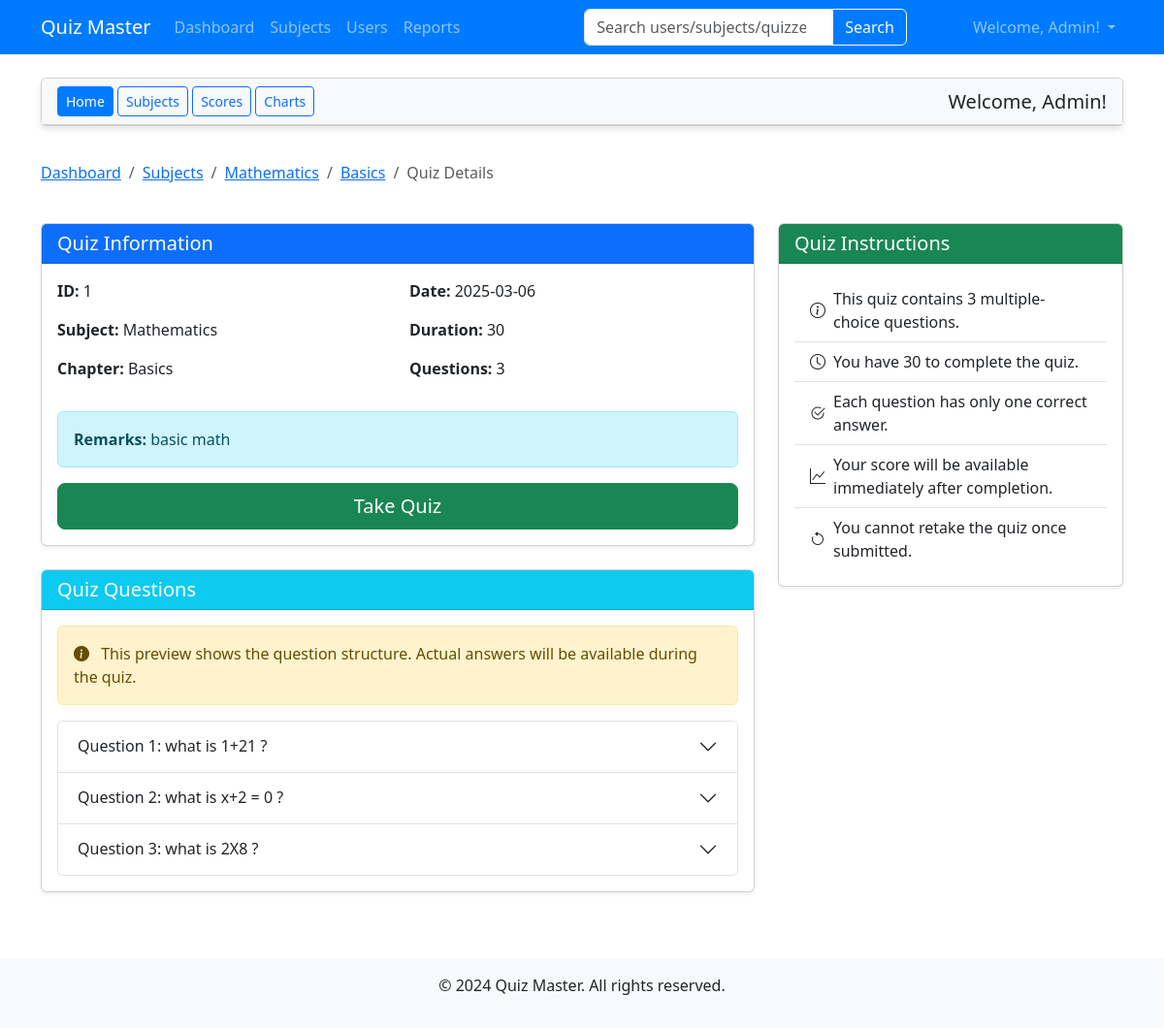
Screenshot of /user/quizzes/1/view (signed in) with the database file from the repository.
### models.py (models this page shows, shortened)
class User(db.Model,UserMixin):
    id = db.Column(db.Integer, primary_key=True)
    email = db.Column(db.String(120), unique=True, nullable=False)
    password = db.Column(db.String(200), nullable=False)
    full_name = db.Column(db.String(100), nullable=False)
    qualification = db.Column(db.String(100), nullable=True)
    dob = db.Column(db.String(20), nullable=True)
    is_admin = db.Column(db.Boolean, default=False)
    scores = db.relationship('Score', backref='user', lazy=True, cascade="all, delete-orphan")

class Subject(db.Model):
    id = db.Column(db.Integer, primary_key=True)
    name = db.Column(db.String(100), nullable=False)
    description = db.Column(db.Text, nullable=True)
    chapters = db.relationship('Chapter', backref='subject', lazy=True, cascade="all, delete-orphan")

class Chapter(db.Model):
    id = db.Column(db.Integer, primary_key=True)
    name = db.Column(db.String(100), nullable=False)
    description = db.Column(db.Text, nullable=True)
    subject_id = db.Column(db.Integer, db.ForeignKey('subject.id'), nullable=False)
    quizzes = db.relationship('Quiz', backref='chapter', lazy=True, cascade="all, delete-orphan")

class Quiz(db.Model):
    id = db.Column(db.Integer, primary_key=True)
    chapter_id = db.Column(db.Integer, db.ForeignKey('chapter.id'), nullable=False)
    date_of_quiz = db.Column(db.String(20), nullable=False)
    time_duration = db.Column(db.String(10), nullable=False)
    remarks = db.Column(db.Text, nullable=True)
    questions = db.relationship('Question', backref='quiz', lazy=True, cascade="all, delete-orphan")
    scores = db.relationship('Score', backref='quiz', lazy=True, cascade="all, delete-orphan")
    def get_status(self,user):
        for score in self.scores:
            if score.user_id == user.id:
                return "Taken"
        return "Open"

class Question(db.Model):
    id = db.Column(db.Integer, primary_key=True)
    quiz_id = db.Column(db.Integer, db.ForeignKey('quiz.id'), nullable=False)
    question_statement = db.Column(db.Text, nullable=False)
    option1 = db.Column(db.String(200), nullable=False)
    option2 = db.Column(db.String(200), nullable=False)
    option3 = db.Column(db.String(200), nullable=False)
    option4 = db.Column(db.String(200), nullable=False)
    correct_option = db.Column(db.Integer, nullable=False)  # 1, 2, 3, or 4

### routes/user.py (the view)
@user.route('/quizzes/<int:quiz_id>/view')
@login_required
def view_quiz(quiz_id):
    quiz = Quiz.query.get_or_404(quiz_id)
    chapter = quiz.chapter
    subject = chapter.subject
    questions = Question.query.filter_by(quiz_id=quiz_id).all()
    user_score = Score.query.filter_by(quiz_id=quiz_id, user_id=current_user.id).first()
    return render_template('user/view_quiz.html',
                          quiz=quiz,
                          chapter=chapter,
                          subject=subject,
                          questions=questions,
                          user_score=user_score)

### app.py (called while the page is built)
@login_manager.user_loader
def load_user(user_id):
    return User.query.get(int(user_id))

### routes/user.py (called while the page is built)
@user.before_request
def check_regular_user():
    if not current_user.is_authenticated:
        return redirect(url_for('auth.login'))

### templates/user/view_quiz.html (shortened to what this page needs)
{% extends 'base.html' %}
{% block content %}
<div class="row mb-3">
    <div class="col-12">
        <div class="card">
            <div class="card-header bg-light d-flex justify-content-between align-items-center">
                <div>
                    <a href="{{ url_for('user.dashboard') }}" class="btn btn-sm btn-primary">Home</a>
                    <a href="{{ url_for('user.subjects') }}" class="btn btn-sm btn-outline-primary">Subjects</a>
                    <a href="{{ url_for('user.view_scores') }}" class="btn btn-sm btn-outline-primary">Scores</a>
                    <a href="{{ url_for('user.charts') }}" class="btn btn-sm btn-outline-primary">Charts</a>
                </div>
                <h5 class="mb-0">Welcome, {{ current_user.full_name }}!</h5>
            </div>
        </div>
    </div>
</div>
<div class="row mb-4">
    <div class="col-12">
        <nav aria-label="breadcrumb">
            <ol class="breadcrumb">
                <li class="breadcrumb-item"><a href="{{ url_for('user.dashboard') }}">Dashboard</a></li>
                <li class="breadcrumb-item"><a href="{{ url_for('user.subjects') }}">Subjects</a></li>
                <li class="breadcrumb-item"><a href="{{ url_for('user.view_chapters', subject_id=subject.id) }}">{{ subject.name }}</a></li>
                <li class="breadcrumb-item"><a href="{{ url_for('user.view_quizzes', chapter_id=chapter.id) }}">{{ chapter.name }}</a></li>
                <li class="breadcrumb-item active" aria-current="page">Quiz Details</li>
            </ol>
        </nav>
    </div>
</div>
<div class="row">
    <div class="col-md-8">
        <div class="card mb-4 shadow-sm">
            <div class="card-header bg-primary text-white">
                <h5 class="mb-0">Quiz Information</h5>
            </div>
            <div class="card-body">
                <div class="row mb-3">
                    <div class="col-md-6">
                        <p><strong>ID:</strong> {{ quiz.id }}</p>
                        <p><strong>Subject:</strong> {{ subject.name }}</p>
                        <p><strong>Chapter:</strong> {{ chapter.name }}</p>
                    </div>
                    <div class="col-md-6">
                        <p><strong>Date:</strong> {{ quiz.date_of_quiz }}</p>
                        <p><strong>Duration:</strong> {{ quiz.time_duration }}</p>
                        <p><strong>Questions:</strong> {{ questions|length }}</p>
                    </div>
                </div>
                {% if quiz.remarks %}
                <div class="alert alert-info">
                    <strong>Remarks:</strong> {{ quiz.remarks }}
                </div>
                {% endif %}
                {% set status = quiz.get_status(current_user) %}
                <div class="d-grid gap-2">
                    {% if status == 'Open' %}
                        <a href="{{ url_for('user.take_quiz', quiz_id=quiz.id) }}" class="btn btn-success btn-lg">Take Quiz</a>
                    {% elif status == 'Taken' %}
                        <button class="btn btn-secondary btn-lg mb-2" disabled>Quiz Already Taken</button>
                        <a href="{{ url_for('user.view_score_detail', score_id=user_score.id) }}" class="btn btn-primary btn-lg">View My Score</a>
                    {% elif status == 'Coming Soon' %}
                        <button class="btn btn-warning btn-lg" disabled>Coming Soon - Available on {{ quiz.date_of_quiz }}</button>
                    {% else %}
                        <button class="btn btn-secondary btn-lg" disabled>Quiz Unavailable</button>
                    {% endif %}
                </div>
            </div>
        </div>
        <div class="card shadow-sm">
            <div class="card-header bg-info text-white">
                <h5 class="mb-0">Quiz Questions</h5>
            </div>
            <div class="card-body">
                <div class="alert alert-warning">
                    <i class="bi bi-info-circle-fill me-2"></i>
                    This preview shows the question structure. Actual answers will be available during the quiz.
                </div>
                <div class="accordion" id="questionsAccordion">
                    {% for question in questions %}
                    <div class="accordion-item">
                        <h2 class="accordion-header" id="heading{{ question.id }}">
                            <button class="accordion-button collapsed" type="button" data-bs-toggle="collapse" data-bs-target="#collapse{{ question.id }}" aria-expanded="false" aria-controls="collapse{{ question.id }}">
                                Question {{ loop.index }}: {{ question.question_statement|truncate(70) }}
                            </button>
                        </h2>
                    </div>
                    {% endfor %}
                </div>
            </div>
        </div>
    </div>
    <div class="col-md-4">
        <div class="card mb-4 shadow-sm">
            <div class="card-header bg-success text-white">
                <h5 class="mb-0">Quiz Instructions</h5>
            </div>
            <div class="card-body">
                <ul class="list-group list-group-flush">
                    <li class="list-group-item d-flex align-items-center">
                        <i class="bi bi-info-circle me-2"></i> This quiz contains {{ questions|length }} multiple-choice questions.
                    </li>
                    <li class="list-group-item d-flex align-items-center">
                        <i class="bi bi-clock me-2"></i> You have {{ quiz.time_duration }} to complete the quiz.
                    </li>
                    <li class="list-group-item d-flex align-items-center">
                        <i class="bi bi-check2-circle me-2"></i> Each question has only one correct answer.
                    </li>
                    <li class="list-group-item d-flex align-items-center">
                        <i class="bi bi-graph-up me-2"></i> Your score will be available immediately after completion.
                    </li>
                    <li class="list-group-item d-flex align-items-center">
                        <i class="bi bi-arrow-counterclockwise me-2"></i> You cannot retake the quiz once submitted.
                    </li>
                </ul>
            </div>
        </div>
    </div>
</div>
{% endblock %}
{% block head %}
<link rel="stylesheet" href="https://cdn.jsdelivr.net/npm/bootstrap-icons@1.10.0/font/bootstrap-icons.css">
{% endblock %}

### templates/base.html (shortened to what this page needs)
<!DOCTYPE html>
<html lang="en">
<head>
    <link href="https://cdn.jsdelivr.net/npm/bootstrap@5.3.0-alpha1/dist/css/bootstrap.min.css" rel="stylesheet">
    <link rel="stylesheet" href="{{ url_for('static', filename='css/style.css') }}">
    {% block head %}{% endblock %}
</head>
<body>
    <nav class="navbar navbar-expand-lg navbar-dark bg-primary">
        <div class="container">
            <a class="navbar-brand" href="/">Quiz Master</a>
            <div class="collapse navbar-collapse" id="navbarNav">
                <ul class="navbar-nav me-auto">
                    {% if current_user.is_authenticated %}
                        {% if current_user.is_admin %}
                            <li class="nav-item">
                                <a class="nav-link" href="{{ url_for('admin.dashboard') }}">Dashboard</a>
                            </li>
                            <li class="nav-item">
                                <a class="nav-link" href="{{ url_for('admin.subjects') }}">Subjects</a>
                            </li>
                            <li class="nav-item">
                                <a class="nav-link" href="{{ url_for('admin.users') }}">Users</a>
                            </li>
                            <li class="nav-item">
                                <a class="nav-link" href="{{ url_for('admin.reports') }}">Reports</a>
                            </li>
                        {% endif %}
                    {% endif %}
                </ul>
                {% if current_user.is_authenticated %}
                <form class="d-flex mx-auto" method="GET" action="{% if current_user.is_admin %}{{ url_for('admin.search') }}{% else %}{{ url_for('user.search') }}{% endif %}">
                    <div class="input-group">
                        <input class="form-control" type="search" name="query" placeholder="{% if current_user.is_admin %}Search users/subjects/quizzes{% else %}Search subjects/quizzes{% endif %}" aria-label="Search">
                        <button class="btn btn-outline-light" type="submit">Search</button>
                    </div>
                </form>
                {% endif %}
                <ul class="navbar-nav">
                    {% if current_user.is_authenticated %}
                        <li class="nav-item dropdown">
                            <a class="nav-link dropdown-toggle" href="#" id="navbarDropdown" role="button" data-bs-toggle="dropdown" aria-expanded="false">
                                Welcome, {{ current_user.full_name }}!
                            </a>
                        </li>
                    {% endif %}
                </ul>
            </div>
        </div>
    </nav>
    <div class="container mt-4">
        {% block content %}{% endblock %}
    </div>
    <footer class="mt-5 py-3 bg-light text-center">
        <div class="container">
            <p>&copy; 2024 Quiz Master. All rights reserved.</p>
        </div>
    </footer>
</body>
</html>

### static/css/style.css (style rules this page uses)
.navbar { background-color: #007bff !important; }
.card { box-shadow: 0 4px 6px rgba(0,0,0,0.1); margin-bottom: 20px; }
.card-header { font-weight: 500; }
footer { margin-top: 30px; padding: 20px 0; background-color: #f8f9fa; }
.btn-primary { background-color: #007bff; border-color: #007bff; }

### rows the page displays
User: full_name "Admin"
Subject: name "Mathematics"
Chapter: name "Basics"
Quiz: id "1", date_of_quiz "2025-03-06", time_duration "30", remarks "basic math"
Question: question_statement "what is 1+21 ?"
Question: question_statement "what is x+2 = 0 ?"
Question: question_statement "what is 2X8 ?"

### other values shown
{{ questions|length }} "3"
